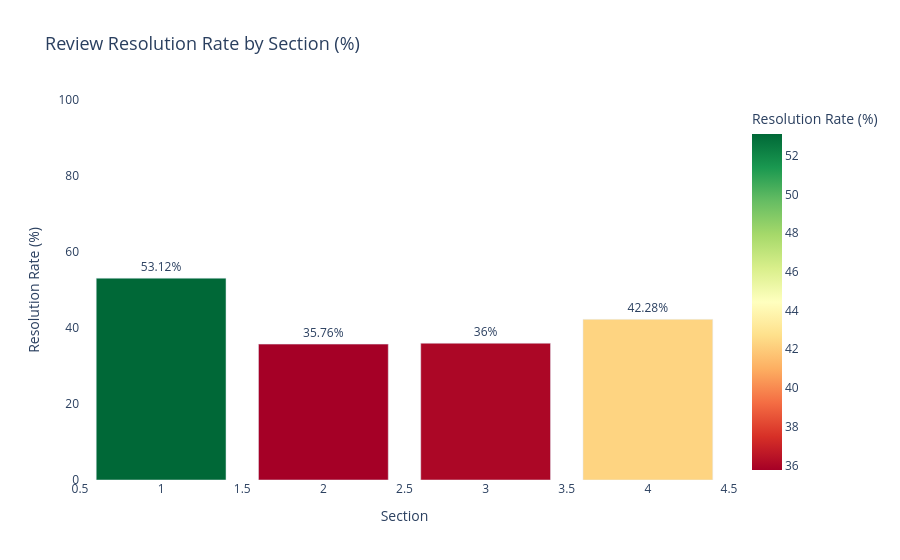

The code cell stored with this chart in its notebook:
### Markdown cell above
## Analysis 5: Review Behaviour — Mark vs UnMark Ratio

**Question:** Did candidates who flagged questions actually come back to resolve them?

A high UnMark rate means candidates were engaged and revisiting questions. A low UnMark rate means candidates flagged and abandoned — panic flagging behaviour.

### Code cell
df_review = df_filtered.groupby(['question_section', 'activity']).size().reset_index(name='count')

df_pivot = df_review.pivot(index='question_section', columns='activity', values='count').reset_index()
df_pivot.columns.name = None
df_pivot['resolution_rate'] = round(
    df_pivot['UnMark for Review & Next'] / df_pivot['Mark for Review & Next'] * 100, 2
)

print(df_pivot)

fig = px.bar(
    df_pivot,
    x='question_section',
    y='resolution_rate',
    title='Review Resolution Rate by Section (%)',
    labels={'question_section': 'Section', 'resolution_rate': 'Resolution Rate (%)'},
    color='resolution_rate',
    color_continuous_scale='RdYlGn',
    text='resolution_rate'
)

fig.update_traces(texttemplate='%{text}%', textposition='outside')
fig.update_layout(
    plot_bgcolor='white',
    title_font_size=18,
    yaxis=dict(range=[0, 100])
)

fig.show()

### Figure 1 — Plotly figure (JSON) as saved in the notebook; plotly's stock layout.template omitted (floating-point values rounded to 4 significant figures)
{"data": [{"hovertemplate": "Section=%{x}<br>Resolution Rate (%)=%{marker.color}<extra></extra>", "legendgroup": "", "marker": {"color": [53.12, 35.76, 36.0, 42.28], "coloraxis": "coloraxis", "pattern": {"shape": ""}}, "name": "", "orientation": "v", "showlegend": false, "text": [53.12, 35.76, 36.0, 42.28], "textposition": "outside", "texttemplate": "%{text}%", "type": "bar", "x": [1, 2, 3, 4], "xaxis": "x", "y": [53.12, 35.76, 36.0, 42.28], "yaxis": "y"}], "layout": {"barmode": "relative", "coloraxis": {"colorbar": {"title": {"text": "Resolution Rate (%)"}}, "colorscale": [[0, "rgb(165,0,38)"], [0.1, "rgb(215,48,39)"], [0.2, "rgb(244,109,67)"], [0.3, "rgb(253,174,97)"], [0.4, "rgb(254,224,139)"], [0.5, "rgb(255,255,191)"], [0.6, "rgb(217,239,139)"], [0.7, "rgb(166,217,106)"], [0.8, "rgb(102,189,99)"], [0.9, "rgb(26,152,80)"], [1, "rgb(0,104,55)"]]}, "legend": {"tracegroupgap": 0}, "plot_bgcolor": "white", "title": {"font": {"size": 18}, "text": "Review Resolution Rate by Section (%)"}, "xaxis": {"anchor": "y", "domain": [0, 1], "title": {"text": "Section"}}, "yaxis": {"anchor": "x", "domain": [0, 1], "range": [0, 100], "title": {"text": "Resolution Rate (%)"}}}}
